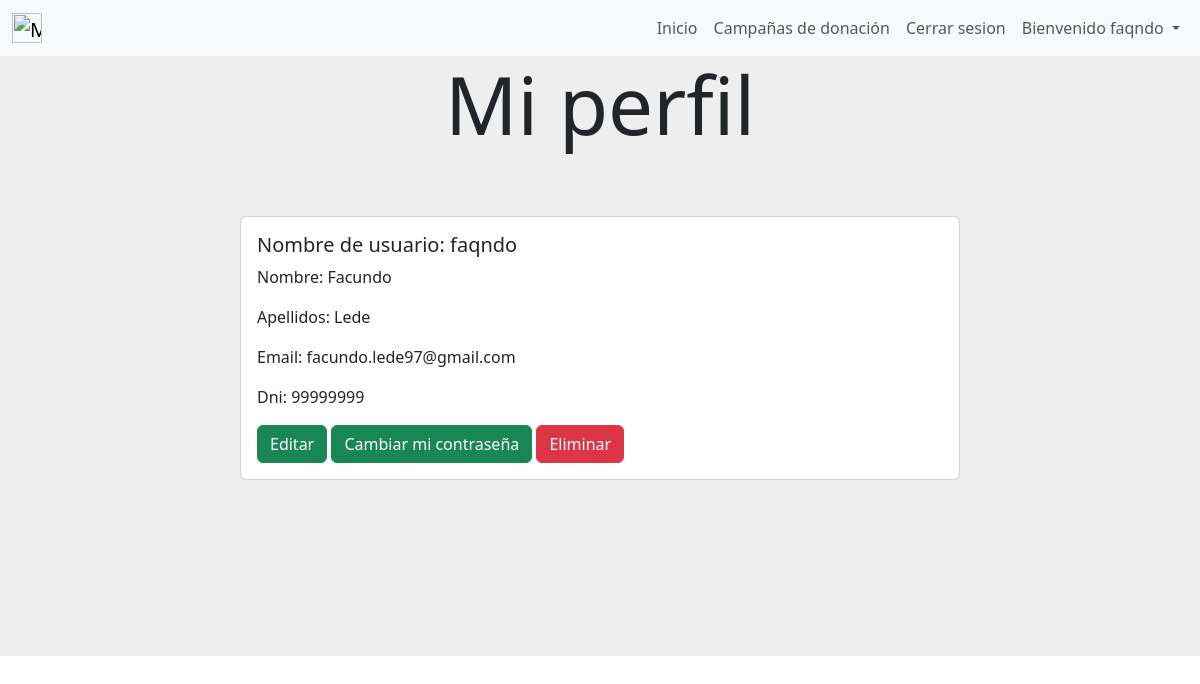
The app's page /perfil (signed in) with its own data.
### user/models.py (models this page shows)
class User(AbstractUser):
    dni = models.CharField(max_length=8, unique=True)
    email = models.EmailField(unique=True)

### gestion_de_usuarios/views.py (the view)
# urls.py: path('perfil',views.perfil, name= "perfil"),
def perfil(request):
    usuario=request.user
    return render(request,"gestion_de_usuarios/perfil_usuario.html",{"usuario":usuario})

### gestion_de_usuarios/templates/gestion_de_usuarios/perfil_usuario.html (shortened to what this page needs)
{% extends "gestion_de_usuarios/base.html" %}
{% block content %}
{% if user.is_authenticated %}
<div style="background-color:#eee;height: 20%;text-align: center;">
    <h1 class="display-1">Mi perfil</h1>
</div>
        <div style="background-color: #eee;background-position: center;background-size: cover; align-items: center;justify-content: center;display: flex;">
            <div class="card mb-3 element-home-color" style="width: 60%;">
                <div class="row g-0">
                <div class="col-md-8">
                    <div class="card-body">
                    <h5 class="card-title">Nombre de usuario: {{usuario.username}}</h5>
                    <p class="card-text">Nombre: {{usuario.first_name}}</p>
                    <p class="card-text">Apellidos: {{usuario.last_name}}</p>
                    <p class="card-text">Email: {{usuario.email}}</p>
                    <p class="card-text">Dni: {{usuario.dni}}</p>
                    <a class="btn btn-success" href="{% url 'editar_perfil' %}" style="color:white;">Editar</a>
                    <a class="btn btn-success" href="{% url 'change_password' %}" style="color:white;">Cambiar mi contraseña</a>
                    <a href ="#" class="btn btn-danger" onclick="delete_user()" style="color:white;">Eliminar</a>
                    </div>
                </div>
                </div>
            </div>
        </div>
<div style="background-color:#eee;height: 20%;">
</div>
{% else %}
<img src="https://st.depositphotos.com/31068556/51146/v/600/depositphotos_511461970-stock-illustration-concept-design-of-an-empty.jpg" class="img-fluid rounded-start" alt="..." style="border-radius: 4px;">
{% endif %}
{% endblock %}

### gestion_de_usuarios/templates/gestion_de_usuarios/base.html (shortened to what this page needs)
<nav class="navbar navbar-expand-lg navbar-light bg-light">
    <div class="container-fluid">
        <a class="navbar-brand mt-2 mt-lg-0" href="{% url 'home' %}">
          <img
            src="https://media.discordapp.net/attachments/1084960115909722185/1098246667553218660/image.png?width=970&height=609"
            height="30"
            alt="MDB Logo"
            loading="lazy"
          />
        </a>
        <div>
        <ul class=" navbar-nav me-auto mb-2 mb-lg-0 ">
          <li class="nav-item">
            <a class="nav-link"  href="{% url 'home' %}">Inicio</a>
          </li>
          <li class="nav-item">
            <a class="nav-link"  href="{% url 'ver_campanias_de_donacion' %}">Campañas de donación</a>
          </li>
          {% if user.is_authenticated %}
            <li class="nav-item">
              <a class="nav-link"  href="{% url 'cerrar_sesion' %}">Cerrar sesion</a>
            </li>
            {% if not user.is_superuser %}
            <li class="nav-item dropdown">
              <div class="dropdown">
                <a class="nav-link dropdown-toggle" href="#" role="button" data-bs-toggle="dropdown" aria-expanded="false">
                  Bienvenido {{user.username}}
                </a>
              </div>
            </li>
            {% endif %}
          {% endif %}
        </ul>
      </div>
    </div>
</nav>
    {% block content %}
    {% endblock %}
    <link href="https://cdn.jsdelivr.net/npm/bootstrap@5.3.0-alpha2/dist/css/bootstrap.min.css" rel="stylesheet">

### records on screen
User: username "faqndo", first_name "Facundo", last_name "Lede", email "facundo.lede97@gmail.com", dni "99999999"
